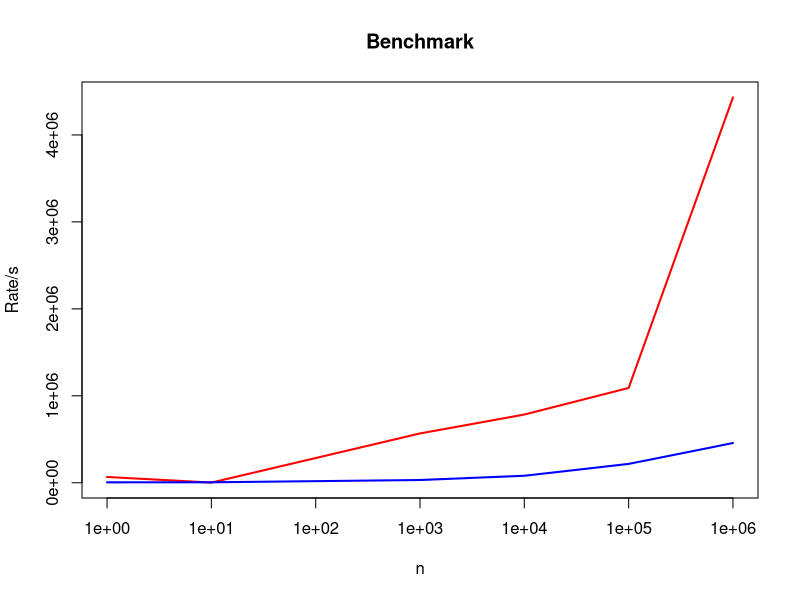

Here is the R script that generated this plot: (Note: this script raises an error after producing the figure.)
par(family="Helvetica")

sprintff <- c(66667, 2124, 567537, 784806, 1090798, 4431308)
stringformat <- c(5102, 5692, 32025, 80811, 217170, 457254)
x <- c(1, 10, 1000, 10000, 100000, 1000000)

plot(x, sprintff, xlab = "n", ylab = "Rate/s", main = "Benchmark", log = "x", type = "n")
lines(x, sprintff, col = "red", lwd=2)
lines(x, stringformat, col = "blue", lwd=2)
legend("topleft", c("Sprint#ff()", "String.format()"), lty = 1, col = cols, lwd=2, cex=1.3, bty = "n")

